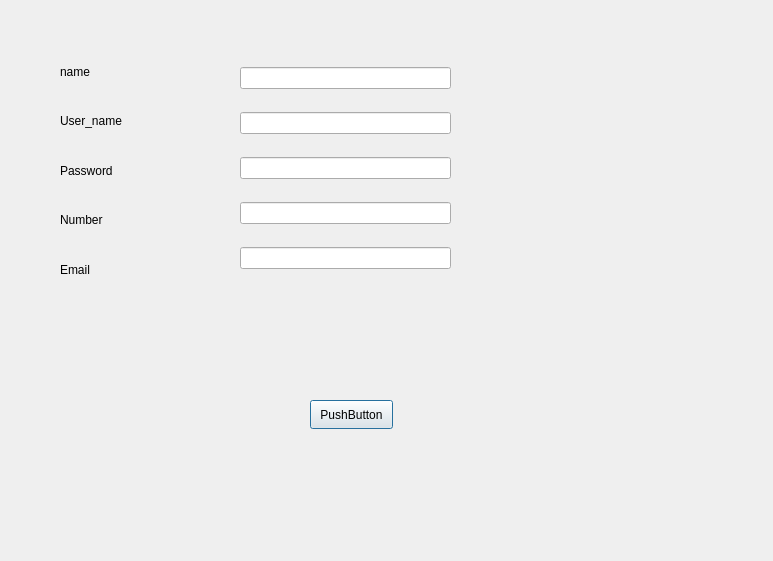
<?xml version="1.0" encoding="UTF-8"?>
<ui version="4.0">
 <class>Register</class>
 <widget class="QDialog" name="Register">
  <property name="geometry">
   <rect>
    <x>0</x>
    <y>0</y>
    <width>773</width>
    <height>561</height>
   </rect>
  </property>
  <property name="windowTitle">
   <string>Dialog</string>
  </property>
  <widget class="QWidget" name="verticalLayoutWidget">
   <property name="geometry">
    <rect>
     <x>60</x>
     <y>50</y>
     <width>160</width>
     <height>241</height>
    </rect>
   </property>
   <layout class="QVBoxLayout" name="verticalLayout">
    <item>
     <widget class="QLabel" name="label_2">
      <property name="text">
       <string>name</string>
      </property>
     </widget>
    </item>
    <item>
     <widget class="QLabel" name="label_3">
      <property name="text">
       <string>User_name</string>
      </property>
     </widget>
    </item>
    <item>
     <widget class="QLabel" name="label_5">
      <property name="text">
       <string>Password</string>
      </property>
     </widget>
    </item>
    <item>
     <widget class="QLabel" name="label_4">
      <property name="text">
       <string>Number</string>
      </property>
     </widget>
    </item>
    <item>
     <widget class="QLabel" name="label">
      <property name="text">
       <string>Email</string>
      </property>
     </widget>
    </item>
   </layout>
  </widget>
  <widget class="QWidget" name="verticalLayoutWidget_2">
   <property name="geometry">
    <rect>
     <x>240</x>
     <y>50</y>
     <width>211</width>
     <height>241</height>
    </rect>
   </property>
   <layout class="QVBoxLayout" name="verticalLayout_2">
    <item>
     <widget class="QLineEdit" name="lineEdit_2"/>
    </item>
    <item>
     <widget class="QLineEdit" name="lineEdit_3"/>
    </item>
    <item>
     <widget class="QLineEdit" name="lineEdit_5"/>
    </item>
    <item>
     <widget class="QLineEdit" name="lineEdit_4"/>
    </item>
    <item>
     <widget class="QLineEdit" name="lineEdit"/>
    </item>
   </layout>
  </widget>
  <widget class="QPushButton" name="pushButton">
   <property name="geometry">
    <rect>
     <x>310</x>
     <y>400</y>
     <width>83</width>
     <height>29</height>
    </rect>
   </property>
   <property name="text">
    <string>PushButton</string>
   </property>
  </widget>
 </widget>
 <resources/>
 <connections/>
</ui>
